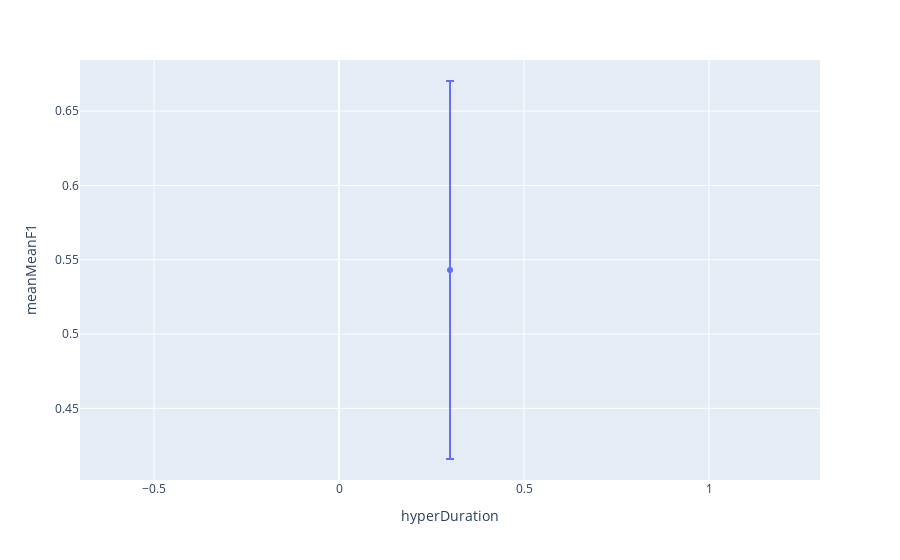

The code cell stored with this chart in its notebook:
### Code cell
aux=hyperParams[(hyperParams.hyperThres==optimal.hyperThres)&(hyperParams.hyperDepth==optimal.hyperDepth)&
                (hyperParams.hyperClose==optimal.hyperClose)&(hyperParams.hyperConfidence==optimal.hyperConfidence)].reset_index(drop=True)
px.scatter(aux,x='hyperDuration',y='meanMeanF1',error_y='stdMeanF1')

### Figure 1 — Plotly figure (JSON) as saved in the notebook; plotly's stock layout.template omitted (floating-point values rounded to 4 significant figures)
{"data": [{"error_y": {"array": [0.1272]}, "hovertemplate": "hyperDuration=%{x}<br>meanMeanF1=%{y}<extra></extra>", "legendgroup": "", "marker": {"color": "#636efa", "symbol": "circle"}, "mode": "markers", "name": "", "orientation": "v", "showlegend": false, "type": "scatter", "x": [0.3], "xaxis": "x", "y": [0.5431], "yaxis": "y"}], "layout": {"legend": {"tracegroupgap": 0}, "margin": {"t": 60}, "xaxis": {"anchor": "y", "domain": [0, 1], "title": {"text": "hyperDuration"}}, "yaxis": {"anchor": "x", "domain": [0, 1], "title": {"text": "meanMeanF1"}}}}
